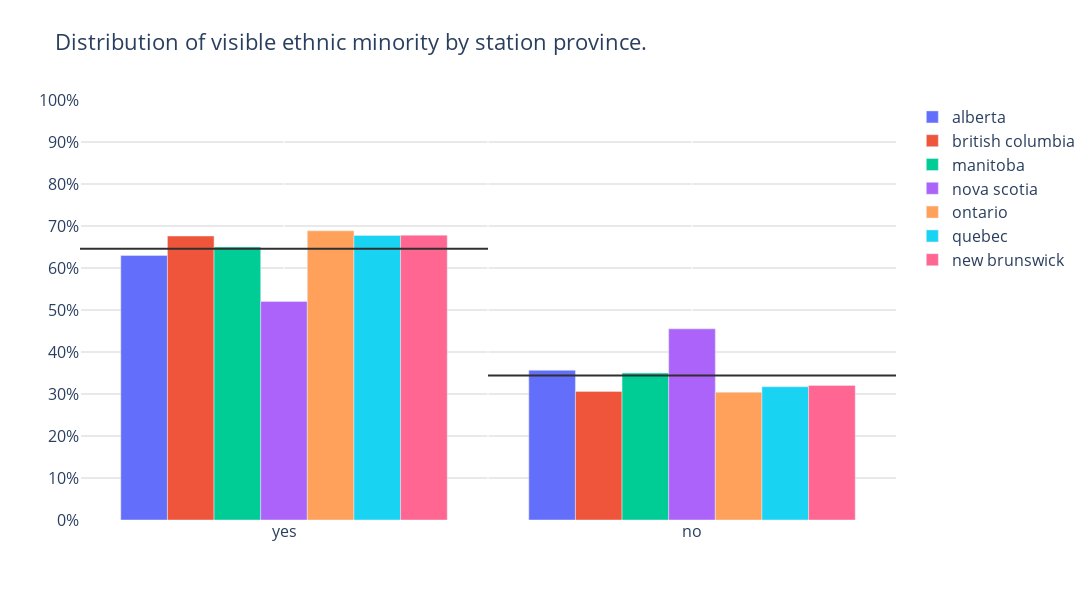

The notebook cell saved with this chart:
### Code cell
plot_categorical_comparison(
                                        categories = df['visible_ethnic_minority'], 
                                        compare_by = df['station_province'], 
                                        category_filter=['yes','no'], 
                                        # color_dict=COLOR_DICT )
)

### Figure 1 — Plotly figure (JSON) as saved in the notebook; plotly's stock layout.template omitted (floating-point values rounded to 4 significant figures)
{"data": [{"name": "alberta", "type": "bar", "x": ["yes", "no"], "y": [0.6299, 0.3565]}, {"name": "british columbia", "type": "bar", "x": ["yes", "no"], "y": [0.6761, 0.3062]}, {"name": "manitoba", "type": "bar", "x": ["yes", "no"], "y": [0.65, 0.35]}, {"name": "nova scotia", "type": "bar", "x": ["yes", "no"], "y": [0.5205, 0.4551]}, {"name": "ontario", "type": "bar", "x": ["yes", "no"], "y": [0.6885, 0.3042]}, {"name": "quebec", "type": "bar", "x": ["yes", "no"], "y": [0.6774, 0.3174]}, {"name": "new brunswick", "type": "bar", "x": ["yes", "no"], "y": [0.6781, 0.3203]}, {"marker": {"color": "#303030"}, "mode": "lines", "name": "yes_average", "showlegend": false, "type": "scatter", "x": [0, 1], "xaxis": "x2", "y": [0.6458, 0.6458]}, {"marker": {"color": "#303030"}, "mode": "lines", "name": "no_average", "showlegend": false, "type": "scatter", "x": [1, 2], "xaxis": "x2", "y": [0.3443, 0.3443]}], "layout": {"barmode": "group", "font": {"size": 16}, "height": 600, "plot_bgcolor": "white", "title": {"text": "Distribution of visible ethnic minority by station province."}, "width": 1200, "xaxis2": {"overlaying": "x", "range": [0, 2], "showticklabels": false}, "yaxis": {"dtick": 0.1, "gridcolor": "lightgray", "range": [0, 1], "tickformat": ".0%"}}}
